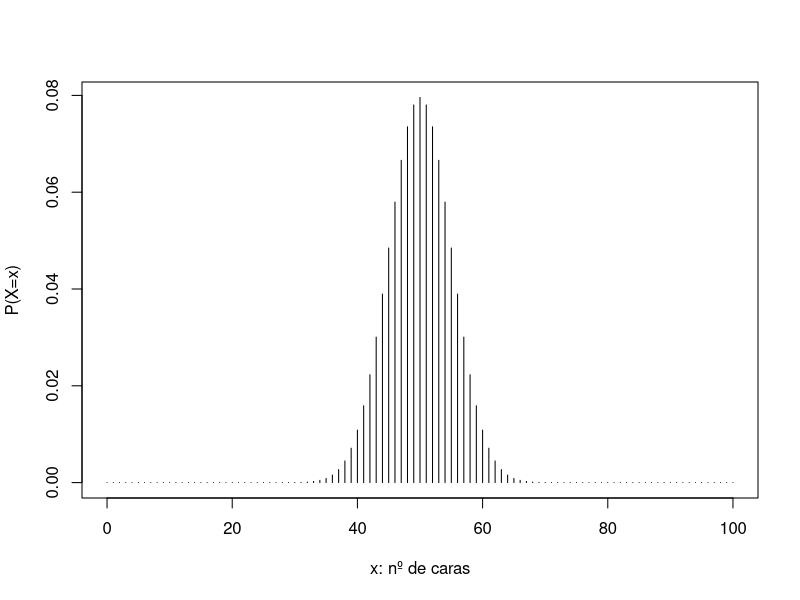
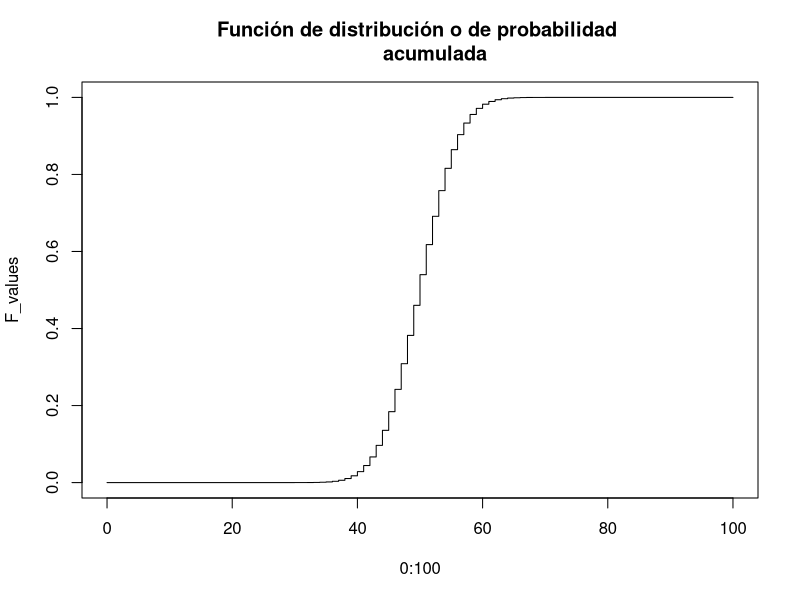
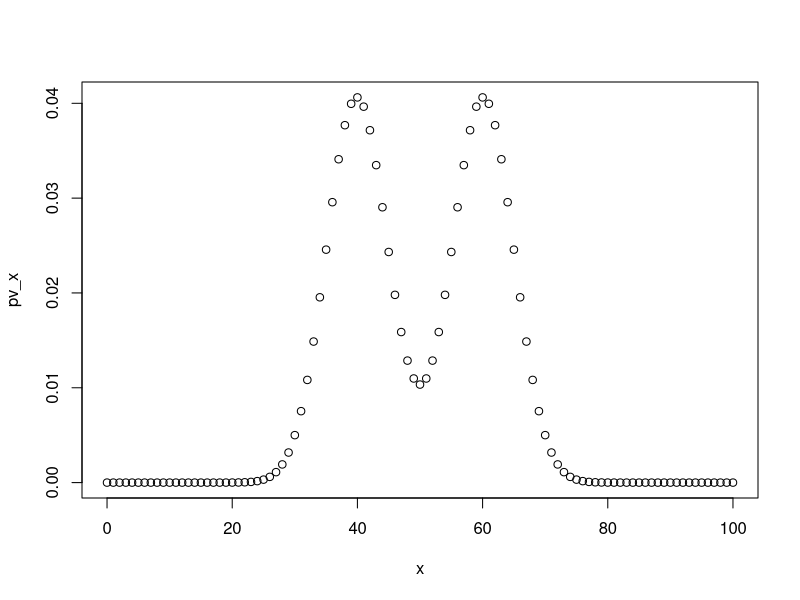
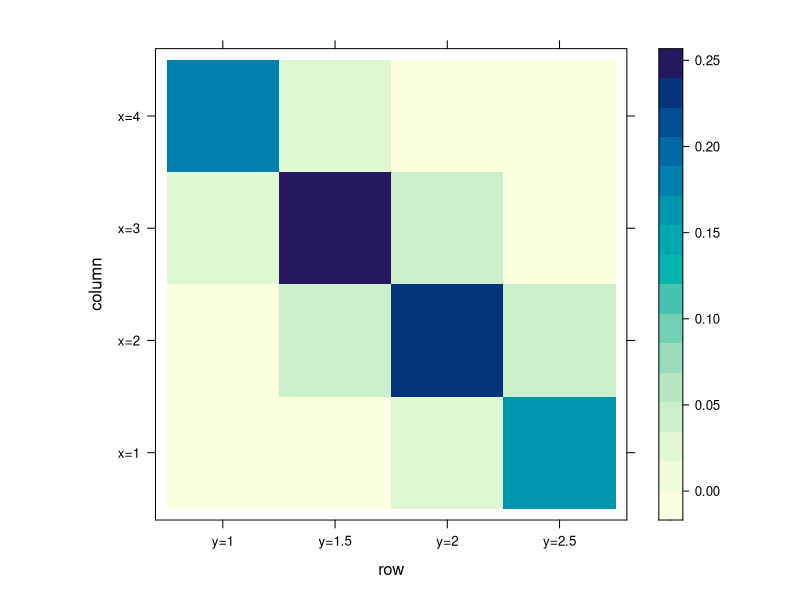

Write the R code that produced these figures, in order.
## ---- chunk 1
knitr::opts_chunk$set(echo = TRUE)
## ---- chunk 2
p_heads = function(x, n, p) {
  choose(n, x) * p ^ x * (1 - p) ^ (n - x)
}

# calcular todas las probabilidades, desde x=0 hasta x=100
all_probs = p_heads(0:100, 100, 0.5)
plot(0:100, all_probs, type='h',
     xlab="x: nº de caras", ylab = "P(X=x)")
## ---- chunk 3
F_heads = function(x, n, p) {
  # F(x) = P(X <= x) = sum(all p(X=x) X <= x)
  sum(p_heads(0:x, n, p)) # Arggggg: mal vectorizado
}
F_heads = Vectorize(F_heads)

# P(40 <= X <= 60)
print(F_heads(60, 100, 0.5) - F_heads(39, 100, 0.5))
# P(40 < X < 60) = F(59) - F(40)
print(F_heads(59, 100, 0.5) - F_heads(40, 100, 0.5))
# P (40 <= X < 60) = F(59) - F(39)
print(F_heads(59, 100, 0.5) - F_heads(39, 100, 0.5))
# P(X > 20) = 1 - P(X <= 20) = 1 - F(20)

F_values = F_heads(0:100, 100, 0.5)
plot(0:100, F_values, type = "s", 
     main = "Función de distribución o de probabilidad 
     acumulada")
## ---- chunk 4
F_values = c('0' = 0.125, '1' = 0.5, '2' = 0.875, '3' = 1)
## ---- chunk 5
# ???
## ---- chunk 6
# 1) Resultado teórico:
# E[X] = mu = 0 * p(0) + 1 * p(1) + 2 * p(2) +...+ 50 *p(50) + ... + 100 * p(100) = sum xi * p(xi)
# 0 * p_heads(0, 100, 0.5) + 1 * p_heads(1, 100, 0.5) + ...
print(
  sum(0:100 * p_heads(0:100, n = 100, p = 0.5))
)

# 2) Simulaciones

# replicate(100, sample(1:2, 1))
# table(
#   sample(1:2, 100, replace = TRUE)
# )
N = 5000
sims = replicate(N, {
 sum(sample(0:1, 100, replace = TRUE))
})

# Teorema de los numeros grandes
print(
  # sum(sims) / N
  mean(sims) # mean impl. media muestral
)

## ---- chunk 7
# ???
## ---- chunk 8

## ---- chunk 9
ifelse(c(TRUE, FALSE, TRUE), c(1, 2, 3), c(-1, -2, -3))



p_xy <- function(x, y, n, p) {
  ifelse(
    (y == n) & (x == n), 
    p ^ n,
    choose(n - (y + 1), x - y) * p ^ x * (1 - p) ^ (n - x)
  )
}

# n = 4, p = 0.5
x <- 0:4
y <- 0:4
pv <- outer(x, y, p_xy, n = 4, p = 0.5)
rownames(pv) <- paste("X=", x)
colnames(pv) <- paste("Y=", y)
sum(pv) # check recomendado

pv
## ---- chunk 10
pv
# la distribucion marginal para X P(X=0), P(X = 1), etc.
pv_x <- rowSums(pv) # distribucion marginal para X

# la distribucion marginal para Y P(Y=0), P(Y = 1), etc.
pv_y <- colSums(pv) # distribucion marginal para Y

# Esperanza de la variable X:
# E[X] = sum x * P(X = x)
sum(pv_x * x)
## ---- chunk 11

# P(X = x) # Si se razonar por casos (o si tengo info extra)
# entonces uso probabilidad condicional
# Si yo se que Y = 0 (se ha elegido la moneda p_0)
p_heads <- function(x, n, p) {
  choose(n, x) * p ^ x * (1 - p) ^ (n -x)
}
# P(X=x | Y = 0)
p_heads_cond_y0 <- function(x) p_heads(x, 100, 0.4)
# P(X=x | Y = 1)
p_heads_cond_y1 <- function(x) p_heads(x, 100, 0.6)

# P(X = x). Calculamos P(X, Y) y luego marginalizamos

# P(X=x, Y=y) = P(X = x | Y = y) * P(Y = y)
p_xy <- function(x, y) {
  ifelse(y == 0, 
         # P(X=x, Y=0) = P(X = x | Y = 0) * P(Y = 0)
         p_heads_cond_y0(x) * 0.5,
         # P(X=x, Y=1) = P(X = x | Y = 1) * P(Y = 1)
         p_heads_cond_y1(x) * 0.5
  )
}
# p_xy = Vectorize(p_xy)

# pasos restantes....
# 1) Crear tabla (vectorización?)
x = 0:100
y = 0:1
pv <- outer(x, y, p_xy)
colnames(pv) <- paste("Y=", y)
rownames(pv) <- paste("X=", x)
pv
# P(X=x, Y=y)
# 2) Marginalizar para calcular P(X=x)
pv_x <- rowSums(pv)
# 3) Dibujar la distribución para x
plot(x, pv_x)
## ---- chunk 12
# P(Y = 0 | X = 48) = P(X = 48, Y = 0) / P(X = 48)
print(p_xy(48, 0) / pv_x[49])
## ---- chunk 13
probs = matrix(
  c(0.00, 0.00, 0.03, 0.18,
    0.00, 0.04, 0.24, 0.02,
    0.02, 0.23, 0.04, 0.00,
    0.16, 0.04, 0.00, 0.00),
  byrow = TRUE,
  ncol = 4
)
rownames(probs) <- paste0("y=", seq(1, 2.5, by=0.5))
colnames(probs) <- paste0("x=", 1:4)

## ---- chunk 14
# E[XY]
# 1) listar todos los posibles resultados x * y
x = 1:4
y = c(1, 1.5, 2, 2.5)

# Ojo! El orden importa! (outer(x, y) != outer(y, x))
coste_esperado = sum(outer(y, x) * probs)
print(coste_esperado)
## ---- chunk 15
lattice::levelplot(probs)
## ---- chunk 16
probs
# Queremos calcular la correlación
# Tenemos que calcular de to
E_xy = coste_esperado

# Estadisticos de x
p_x = colSums(probs)
mu_x = sum(x * p_x)
E_x2 = sum((x ^ 2) * p_x) # T Estadistica inconsc.
var_x = E_x2 - mu_x ^ 2
sd_x = sqrt(var_x)

# Estadisticos de y
p_y = rowSums(probs)
mu_y = sum(y * p_y)
E_y2 = sum((y ^ 2) * p_y) # T Estadistica inconsc.
var_y = E_y2 - mu_y ^ 2
sd_y = sqrt(var_y)

sigma_xy = E_xy - mu_x * mu_y
rho = sigma_xy / (sd_x * sd_y)
print(rho)
